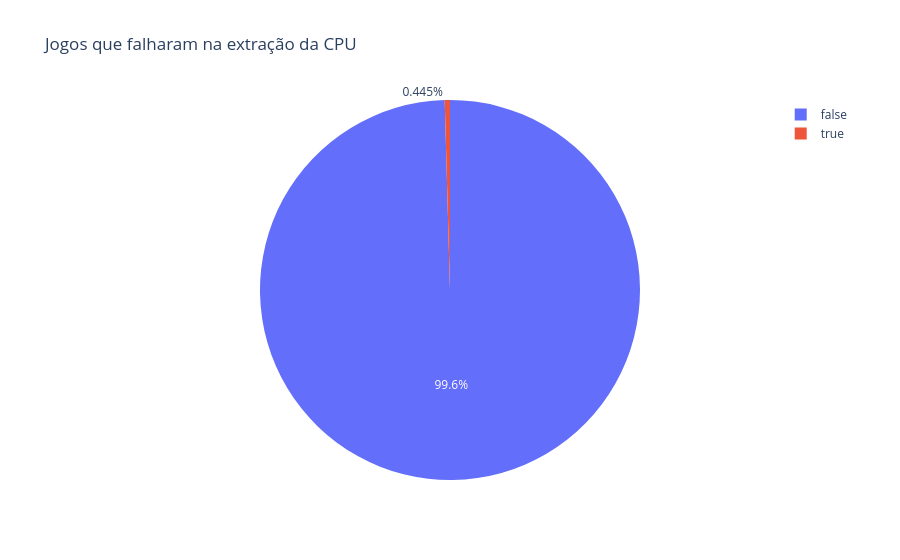

The cell this chart's notebook holds for it:
### Code cell
px.pie(games_raw, names='failed', title='Jogos que falharam na extração da CPU')

### Figure 1 — Plotly figure (JSON) as saved in the notebook; plotly's stock layout.template omitted (floating-point values rounded to 4 significant figures; data arrays with more than 128 entries replaced by an {"elided": "..."} marker saying what was removed)
{"data": [{"domain": {"x": [0, 1], "y": [0, 1]}, "hovertemplate": "failed=%{label}<extra></extra>", "labels": {"elided": "25847 bool values"}, "legendgroup": "", "name": "", "showlegend": true, "type": "pie"}], "layout": {"legend": {"tracegroupgap": 0}, "title": {"text": "Jogos que falharam na extração da CPU"}}}
